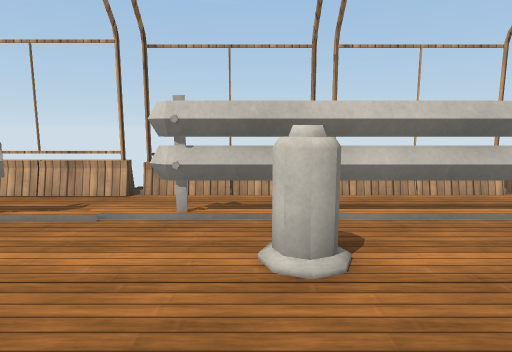
[1] (above)

16 first-person views from a walk through a scene from a Unity 3-D project. The camera is 1.3 m above the floor, tilts 8° down and sees 75° across. The floor is counted in squares, 1 m on a side. Each view is taken from the middle of a square. On the plan, view 1 faces up. The plan holds only what a view shows up to about 14 squares ahead; the rest is blank. The place goes on beyond the plan. Some surface patterns are stand-ins.

[2]
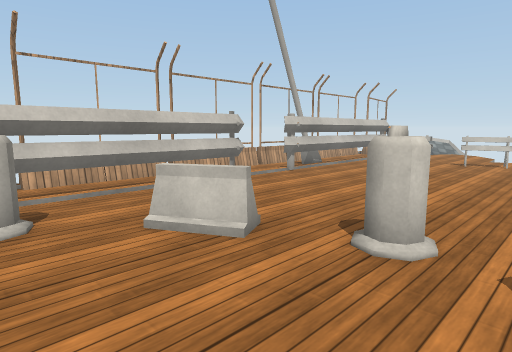

[3]
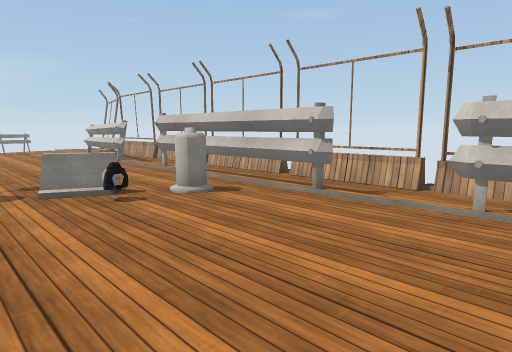

[4]
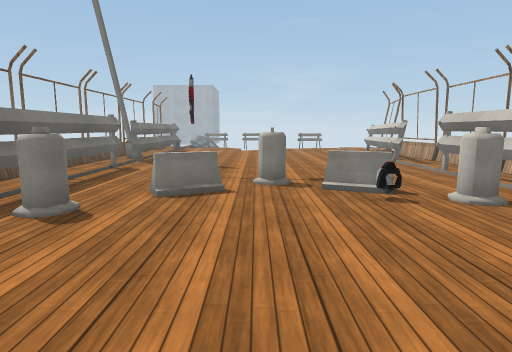

[5]
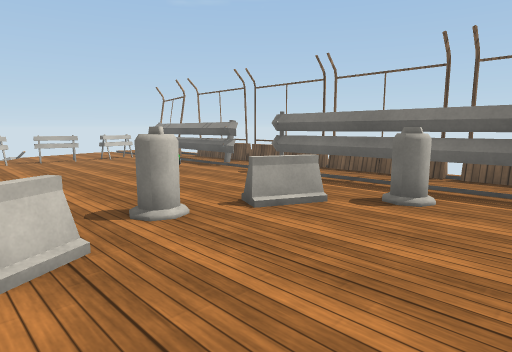

[6]
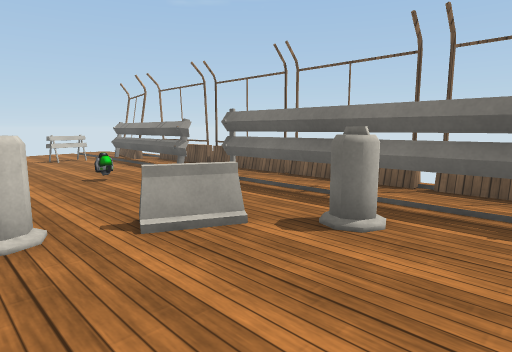

[7]
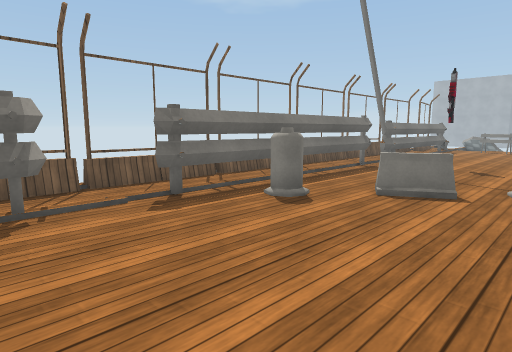

[8]
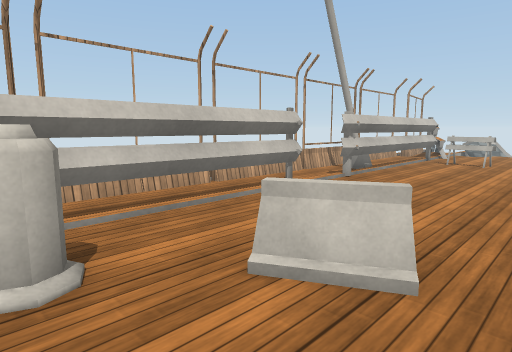

[9]
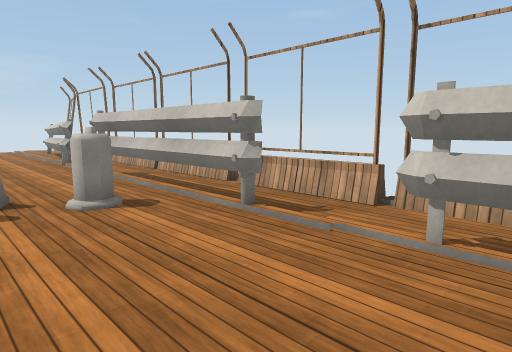

[10]
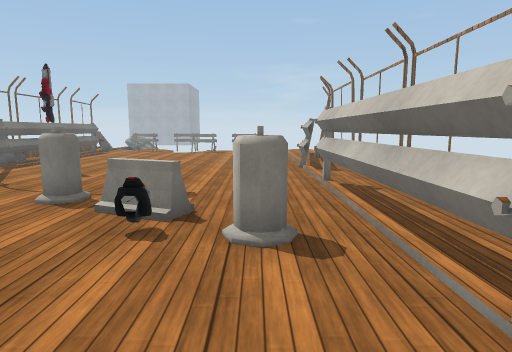

[11]
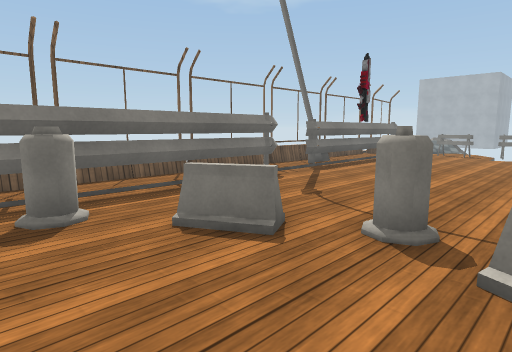

[12]
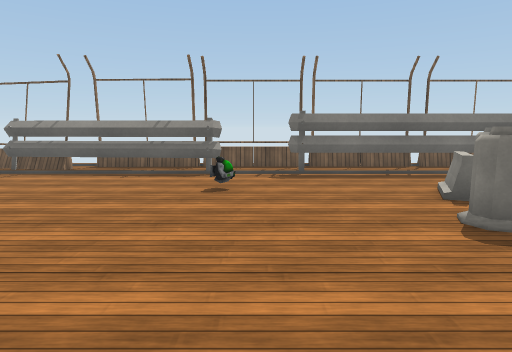

[13]
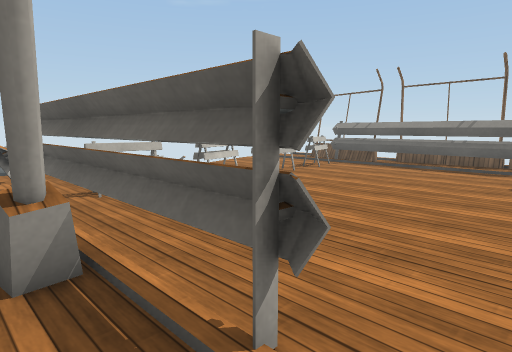

[14]
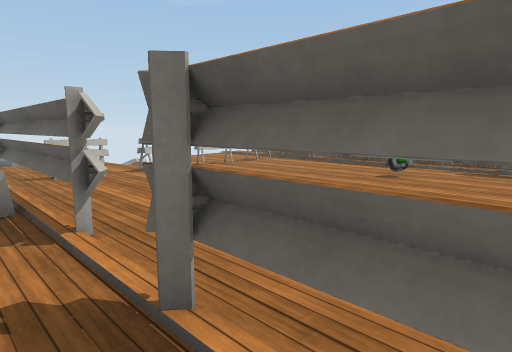

[15]
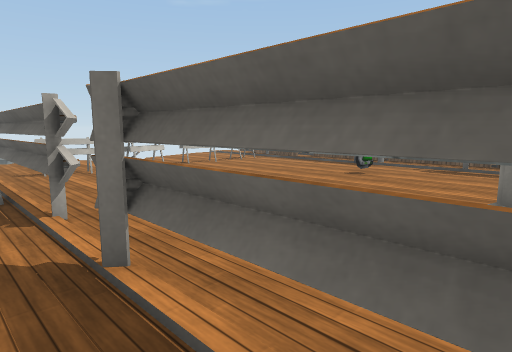

[16]
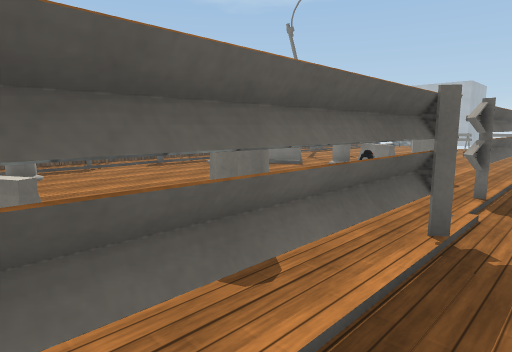

### Floor plan
Key: @ floor where view 1 was taken; # wall or solid block; . floor; F fence; T thing the floor can be seen under or through; C cone; B block; G gun; O other object.
Columns run from 14 left of view 1 to 14 right of it. Each row starts with its distance up from view 1.
  7 FFFFFFFFFFFFFFFFFFFFFFFFFFFOO
  6 F.......................# ..
  5 #...TTTTTTT..TTTTTTTT.#######
  4 ............................B
  3 ........C.....CC............B
  2 .......B........BB..........B
  1 .......BO........B..........B
  0 ......C.......@...C.........B
 -1 ......C..........CC.........B
 -2 .......B.........B..........B
 -3 ..G....B.........B....O......
 -4 .........C.....C............B
 -5 .........C..................B
 -6 #..TTTTTTTT..TTTTTTTT..TTTTT#
 -7  ..........................FF
 -8 FFFFFFFFFFFFFFFFFFFFFFFFFFF

Where each view was taken, in squares from view 1:
view 1: 0 up, 0 right, facing up
view 2: 2 down, 0 right, facing up-right
view 3: 1 down, 0 right, facing up-left
view 4: 1 down, 0 right, facing left
view 5: 2 up, 1 left, facing down-right
view 6: 0 up, 1 left, facing down-right
view 7: 0 up, 0 right, facing down-left
view 8: 0 up, 0 right, facing up-right
view 9: 1 up, 0 right, facing up-left
view 10: 3 up, 2 left, facing left
view 11: 1 up, 4 left, facing down-left
view 12: 4 up, 7 right, facing down
view 13: 6 up, 7 right, facing down-right
view 14: 6 up, 4 right, facing down-right
view 15: 6 up, 3 right, facing down-right
view 16: 6 up, 3 right, facing down-left
